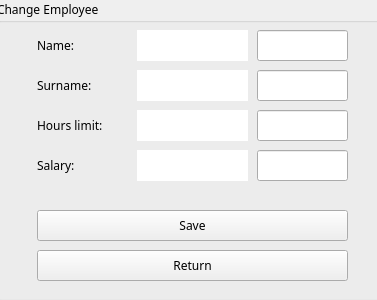
<?xml version="1.0" encoding="UTF-8"?>
<ui version="4.0">
 <class>ChangeEmployee</class>
 <widget class="QWidget" name="ChangeEmployee">
  <property name="geometry">
   <rect>
    <x>0</x>
    <y>0</y>
    <width>377</width>
    <height>300</height>
   </rect>
  </property>
  <property name="windowTitle">
   <string>ChangeEmployee</string>
  </property>
  <widget class="QGroupBox" name="change_employee">
   <property name="geometry">
    <rect>
     <x>-3</x>
     <y>0</y>
     <width>401</width>
     <height>301</height>
    </rect>
   </property>
   <property name="font">
    <font>
     <family>Copperplate Gothic Bold</family>
    </font>
   </property>
   <property name="styleSheet">
    <string notr="true"> QGroupBox { background-image:url(:/Comcalen/background.jpg)}</string>
   </property>
   <property name="title">
    <string>Change Employee</string>
   </property>
   <widget class="QLineEdit" name="change_name_e">
    <property name="geometry">
     <rect>
      <x>260</x>
      <y>30</y>
      <width>91</width>
      <height>31</height>
     </rect>
    </property>
   </widget>
   <widget class="QLineEdit" name="change_surname_e">
    <property name="geometry">
     <rect>
      <x>260</x>
      <y>70</y>
      <width>91</width>
      <height>31</height>
     </rect>
    </property>
   </widget>
   <widget class="QLineEdit" name="change_hl_e">
    <property name="geometry">
     <rect>
      <x>260</x>
      <y>110</y>
      <width>91</width>
      <height>31</height>
     </rect>
    </property>
   </widget>
   <widget class="QLineEdit" name="change_salary_e">
    <property name="geometry">
     <rect>
      <x>260</x>
      <y>150</y>
      <width>91</width>
      <height>31</height>
     </rect>
    </property>
   </widget>
   <widget class="QLabel" name="label_name">
    <property name="geometry">
     <rect>
      <x>140</x>
      <y>30</y>
      <width>111</width>
      <height>31</height>
     </rect>
    </property>
    <property name="styleSheet">
     <string notr="true">QLabel{background-color:rgb(255, 255, 255)}</string>
    </property>
    <property name="text">
     <string/>
    </property>
   </widget>
   <widget class="QLabel" name="name_e_4">
    <property name="geometry">
     <rect>
      <x>40</x>
      <y>30</y>
      <width>71</width>
      <height>31</height>
     </rect>
    </property>
    <property name="font">
     <font>
      <family>Copperplate Gothic Bold</family>
     </font>
    </property>
    <property name="text">
     <string>Name:</string>
    </property>
   </widget>
   <widget class="QLabel" name="label_surname">
    <property name="geometry">
     <rect>
      <x>140</x>
      <y>70</y>
      <width>111</width>
      <height>31</height>
     </rect>
    </property>
    <property name="styleSheet">
     <string notr="true">QLabel{background-color:rgb(255, 255, 255)}</string>
    </property>
    <property name="text">
     <string/>
    </property>
   </widget>
   <widget class="QLabel" name="label_hl">
    <property name="geometry">
     <rect>
      <x>140</x>
      <y>110</y>
      <width>111</width>
      <height>31</height>
     </rect>
    </property>
    <property name="styleSheet">
     <string notr="true">QLabel{background-color:rgb(255, 255, 255)}</string>
    </property>
    <property name="text">
     <string/>
    </property>
   </widget>
   <widget class="QLabel" name="label_salary">
    <property name="geometry">
     <rect>
      <x>140</x>
      <y>150</y>
      <width>111</width>
      <height>31</height>
     </rect>
    </property>
    <property name="styleSheet">
     <string notr="true">QLabel{background-color:rgb(255, 255, 255)}</string>
    </property>
    <property name="text">
     <string/>
    </property>
   </widget>
   <widget class="QLabel" name="surname_e_4">
    <property name="geometry">
     <rect>
      <x>40</x>
      <y>70</y>
      <width>81</width>
      <height>31</height>
     </rect>
    </property>
    <property name="font">
     <font>
      <family>Copperplate Gothic Bold</family>
     </font>
    </property>
    <property name="text">
     <string>Surname:</string>
    </property>
   </widget>
   <widget class="QLabel" name="hl_e_3">
    <property name="geometry">
     <rect>
      <x>40</x>
      <y>110</y>
      <width>81</width>
      <height>31</height>
     </rect>
    </property>
    <property name="font">
     <font>
      <family>Copperplate Gothic Bold</family>
     </font>
    </property>
    <property name="text">
     <string>Hours limit:</string>
    </property>
   </widget>
   <widget class="QLabel" name="salary_e_3">
    <property name="geometry">
     <rect>
      <x>40</x>
      <y>150</y>
      <width>51</width>
      <height>31</height>
     </rect>
    </property>
    <property name="font">
     <font>
      <family>Copperplate Gothic Bold</family>
     </font>
    </property>
    <property name="text">
     <string>Salary:</string>
    </property>
   </widget>
   <widget class="QPushButton" name="save_button">
    <property name="geometry">
     <rect>
      <x>40</x>
      <y>210</y>
      <width>311</width>
      <height>31</height>
     </rect>
    </property>
    <property name="font">
     <font>
      <family>Copperplate Gothic Bold</family>
     </font>
    </property>
    <property name="text">
     <string>Save</string>
    </property>
   </widget>
   <widget class="QPushButton" name="return_button">
    <property name="geometry">
     <rect>
      <x>40</x>
      <y>250</y>
      <width>311</width>
      <height>31</height>
     </rect>
    </property>
    <property name="font">
     <font>
      <family>Copperplate Gothic Bold</family>
     </font>
    </property>
    <property name="text">
     <string>Return</string>
    </property>
   </widget>
  </widget>
 </widget>
 <layoutdefault spacing="6" margin="11"/>
 <resources>
  <include location="Comcalen.qrc"/>
 </resources>
 <connections/>
</ui>
